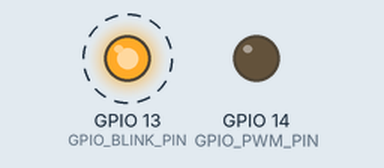
Bench run of a sketch on a simulated ESP32. Parts: output pins drawn as LEDs (lit = HIGH). Dashed ring = blinking. What the sketch prints to the serial monitor is not drawn.

Above: at 0.05 s.
Timing chart, 0 to 3.0 s (numbered marks = the images above):
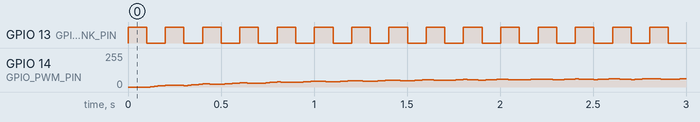

Measured:
- by itself, GPIO 13 (GPIO_BLINK_PIN): alternates HIGH for 0.10 s and LOW for 0.10 s

The sketch:

LedB.ino
```cpp
#include <stdio.h>
#include "freertos/FreeRTOS.h"
#include "freertos/task.h"
#include "driver/gpio.h"
#include "driver/ledc.h"
#include "esp_log.h"
/*
#include "BlynkState.h"
#include "ConfigMode.h"
#include "ConfigStore.h"
#include "Console.h"
#include "Indicator.h"
#include "OTA.h"
#include "ResetButton.h"
#include "Settings.h"
*/

#define GPIO_BLINK_PIN 13  // GPIO pin for the blinking LED
#define GPIO_PWM_PIN 14    // GPIO pin for the PWM-controlled LED

void app_main() {
    // Configure blinking LED
    gpio_reset_pin(GPIO_BLINK_PIN);
    gpio_set_direction(GPIO_BLINK_PIN, GPIO_MODE_OUTPUT);
    int level = 0;
    gpio_set_level(GPIO_BLINK_PIN, level);  // Initialize the pin to be LOW initially


    // Set up and configure the PWM properties
    ledc_timer_config_t ledc_timer = {
        .speed_mode = LEDC_LOW_SPEED_MODE,
        .duty_resolution = LEDC_TIMER_13_BIT,
        .timer_num = LEDC_TIMER_0,
        .freq_hz = 5000,  // Frequency in Hz
        .clk_cfg = LEDC_AUTO_CLK
    };
    ledc_timer_config(&ledc_timer);

    ledc_channel_config_t ledc_channel = {
        .channel = LEDC_CHANNEL_0,
        .duty = 0,
        .gpio_num = GPIO_PWM_PIN,
        .speed_mode = LEDC_LOW_SPEED_MODE,
        .hpoint = 0,
        .timer_sel = LEDC_TIMER_0
    };
    ledc_channel_config(&ledc_channel);

    // Initialize fade functionality (if necessary, depending on usage)
    ledc_fade_func_install(0);

    while (1) {
        // Toggle blinking LED
        level = 1 - level;
        gpio_set_level(GPIO_BLINK_PIN, level);
        ESP_LOGI("LED_CTRL", "Blinking LED %d GPIO %d", level, GPIO_BLINK_PIN);

        if (level == 0) {
            // Fade LED up
            ledc_set_fade_with_time(LEDC_LOW_SPEED_MODE, LEDC_CHANNEL_0, 4095, 1000);
            ledc_fade_start(LEDC_LOW_SPEED_MODE, LEDC_CHANNEL_0, LEDC_FADE_NO_WAIT);
            printf("PWM Duty Cycle is fading to 100%%\n");
        } else {
            // Fade LED down
            ledc_set_fade_with_time(LEDC_LOW_SPEED_MODE, LEDC_CHANNEL_0, 0, 1000);
            ledc_fade_start(LEDC_LOW_SPEED_MODE, LEDC_CHANNEL_0, LEDC_FADE_NO_WAIT);
            printf("PWM Duty Cycle is fading to 0%%\n");
        }
        vTaskDelay(100 / portTICK_PERIOD_MS);

    }
}
```
